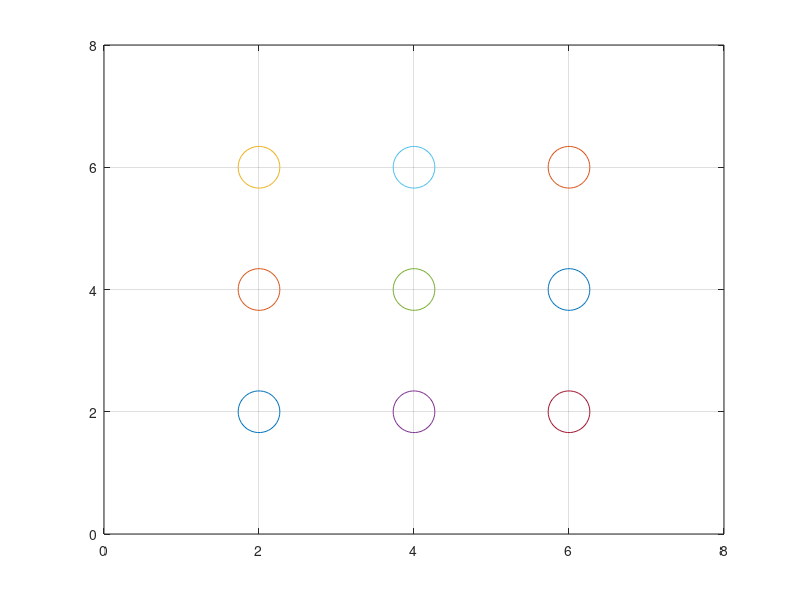

MATLAB code to generate this figure: (Note: this script raises an error after producing the figure.)
clc
clear
close all

for x=2:2:6
    for y=2:2:6
        plot(x,y,'o','MarkerSize',30)
        hold on
        grid on
    end
end
set(gcf,'Name','Pattern Password')
axis([0,8,0,8])
m1=[2;2;4;6];
m2=[4;2;4;6];
[xp,yp]=ginput(4);
plot(xp,yp);
for i=1:4
    if abs(xp(i,1)-m1(i,1))<=0.5 && abs(yp(i,1)-m2(i,1))<=0.5
        plot(m1,m2,'g');
    else
        disp('*** Password is not correct ***')
        plot(xp,yp,'r');
        break
    end
end